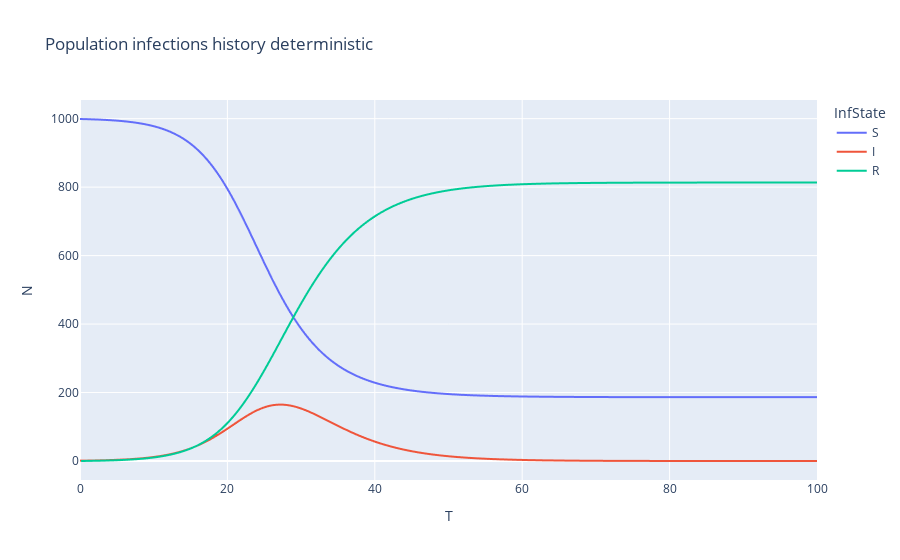

The code cell stored with this chart in its notebook:
### Markdown cell above
Now we can plot the results.

### Code cell
determ_epi_fig = px.line(determ_epi_mdl.full_epi, x="T", y="N", color="InfState", title='Population infections history deterministic')
determ_epi_fig.show()

### Figure 1 — Plotly figure (JSON) as saved in the notebook; plotly's stock layout.template omitted (floating-point values rounded to 4 significant figures; data arrays with more than 128 entries replaced by an {"elided": "..."} marker saying what was removed)
{"data": [{"hovertemplate": "InfState=S<br>T=%{x}<br>N=%{y}<extra></extra>", "legendgroup": "S", "line": {"color": "#636efa", "dash": "solid"}, "marker": {"symbol": "circle"}, "mode": "lines", "name": "S", "showlegend": true, "type": "scattergl", "x": {"elided": "401 float values"}, "xaxis": "x", "y": {"elided": "401 float values"}, "yaxis": "y"}, {"hovertemplate": "InfState=I<br>T=%{x}<br>N=%{y}<extra></extra>", "legendgroup": "I", "line": {"color": "#EF553B", "dash": "solid"}, "marker": {"symbol": "circle"}, "mode": "lines", "name": "I", "showlegend": true, "type": "scattergl", "x": {"elided": "401 float values"}, "xaxis": "x", "y": {"elided": "401 float values"}, "yaxis": "y"}, {"hovertemplate": "InfState=R<br>T=%{x}<br>N=%{y}<extra></extra>", "legendgroup": "R", "line": {"color": "#00cc96", "dash": "solid"}, "marker": {"symbol": "circle"}, "mode": "lines", "name": "R", "showlegend": true, "type": "scattergl", "x": {"elided": "400 float values"}, "xaxis": "x", "y": {"elided": "400 float values"}, "yaxis": "y"}], "layout": {"legend": {"title": {"text": "InfState"}, "tracegroupgap": 0}, "title": {"text": "Population infections history deterministic"}, "xaxis": {"anchor": "y", "domain": [0, 1], "title": {"text": "T"}}, "yaxis": {"anchor": "x", "domain": [0, 1], "title": {"text": "N"}}}}
